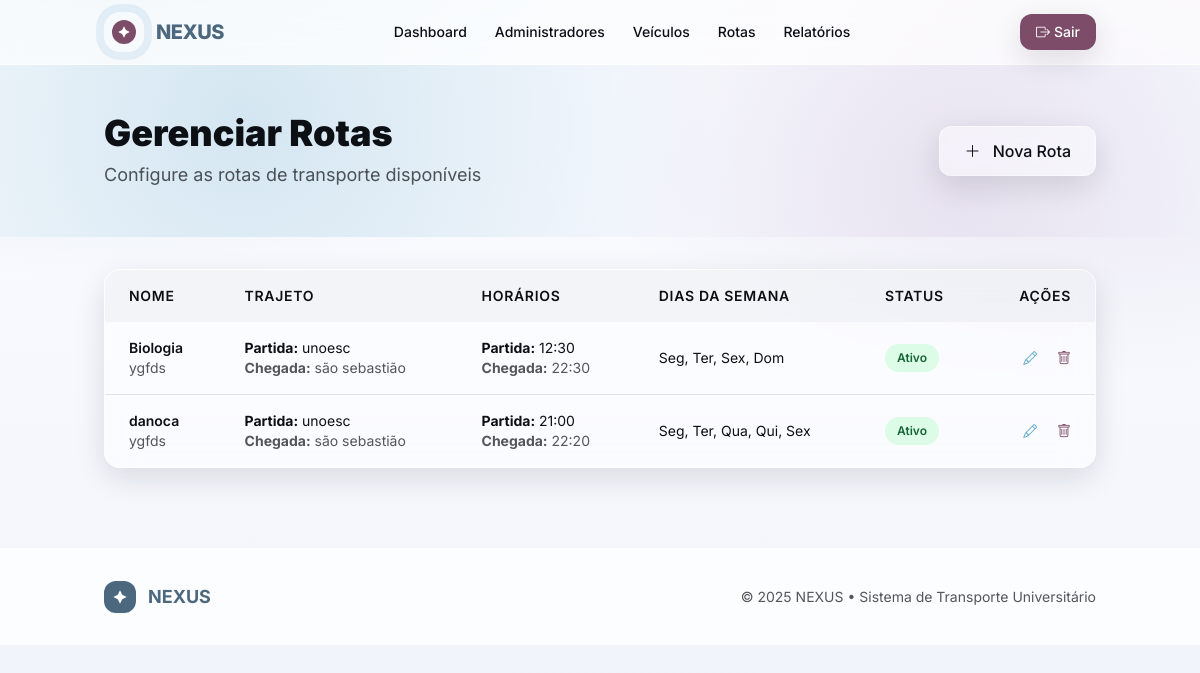
The page /manager/routes (signed in) on the database its author committed.
### tables this page shows
CREATE TABLE `routes` (
  `id` int(11) NOT NULL,
  `name` varchar(100) NOT NULL,
  `origin` varchar(100) DEFAULT NULL,
  `destination` varchar(100) NOT NULL,
  `route_date` date NOT NULL,
  `schedule_id` int(11) NOT NULL,
  `departure_time` time NOT NULL,
  `pickup_points` text NOT NULL,
  `max_capacity` int(11) NOT NULL,
  `driver_id` int(11) DEFAULT NULL,
  `current_occupancy` int(11) DEFAULT 0,
  `status` enum('scheduled','in_progress','completed','cancelled') DEFAULT 'scheduled',
  `active` tinyint(1) DEFAULT 1,
  `created_at` timestamp NOT NULL DEFAULT current_timestamp(),
  `updated_at` timestamp NOT NULL DEFAULT current_timestamp() ON UPDATE current_timestamp(),
  `arrival_time` time DEFAULT NULL,
  `description` text DEFAULT NULL,
  `days_of_week` varchar(100) DEFAULT NULL
);

### app/views/manager/routes/index.php (the view, shortened to what the rows shown need)
<?php require_once __DIR__ . '/../../layouts/header.php'; ?>
<section class="gradient-hero py-12">
    <div class="container mx-auto px-4">
        <div class="flex flex-col md:flex-row justify-between items-start md:items-center gap-6">
            <div>
                <h1 class="text-3xl md:text-4xl font-black text-nexus-ink mb-2">
                    Gerenciar Rotas
                </h1>
                <p class="text-nexus-ink/70 text-lg">Configure as rotas de transporte disponíveis</p>
            </div>
            <a href="/nexus/manager/routes/create" class="frost px-6 py-3 rounded-xl text-nexus-ink font-medium shadow-soft hover:shadow-glow transition-all border border-white/40">
                <i class="bi bi-plus-lg mr-2"></i> Nova Rota
            </a>
        </div>
    </div>
</section>
<main class="container mx-auto py-8 px-4">
    <div class="frost rounded-2xl shadow-soft overflow-hidden">
        <div class="overflow-x-auto">
            <table class="w-full">
                <thead class="bg-nexus-a/5">
                    <tr>
                        <th class="px-6 py-4 text-left text-sm font-semibold text-nexus-ink uppercase tracking-wider">
                            Nome
                        </th>
                        <th class="px-6 py-4 text-left text-sm font-semibold text-nexus-ink uppercase tracking-wider">
                            Trajeto
                        </th>
                        <th class="px-6 py-4 text-left text-sm font-semibold text-nexus-ink uppercase tracking-wider">
                            Horários
                        </th>
                        <th class="px-6 py-4 text-left text-sm font-semibold text-nexus-ink uppercase tracking-wider">
                            Dias da Semana
                        </th>
                        <th class="px-6 py-4 text-left text-sm font-semibold text-nexus-ink uppercase tracking-wider">
                            Status
                        </th>
                        <th class="px-6 py-4 text-right text-sm font-semibold text-nexus-ink uppercase tracking-wider">
                            Ações
                        </th>
                    </tr>
                </thead>
                <tbody class="divide-y divide-nexus-ink/10">
                    <?php foreach ($routes as $route): ?>
                    <tr class="hover:bg-nexus-b/5 transition-colors">
                        <td class="px-6 py-4 whitespace-nowrap">
                            <div class="text-sm font-semibold text-nexus-ink">
                                <?php echo htmlspecialchars($route['name'] ?? 'N/A'); ?>
                            </div>
                            <div class="text-sm text-nexus-ink/70">
                                <?php echo htmlspecialchars($route['description'] ?? 'Sem descrição'); ?>
                            </div>
                        </td>
                        <td class="px-6 py-4">
                            <div class="text-sm text-nexus-ink">
                                <strong>Partida:</strong>
                                <?php
                                $departure = $route['departure_location'] ?? $route['origin'] ?? 'Não informado';
                                echo htmlspecialchars($departure);
                                ?>
                            </div>
                            <div class="text-sm text-nexus-ink/70">
                                <strong>Chegada:</strong>
                                <?php
                                $arrival = $route['arrival_location'] ?? $route['destination'] ?? 'Não informado';
                                echo htmlspecialchars($arrival);
                                ?>
                            </div>
                        </td>
                        <td class="px-6 py-4 whitespace-nowrap">
                            <div class="text-sm text-nexus-ink">
                                <strong>Partida:</strong>
                                <?php
                                if (isset($route['departure_time'])) {
                                    echo date('H:i', strtotime($route['departure_time']));
                                } else {
                                    echo 'Não informado';
                                }
                                ?>
                            </div>
                            <div class="text-sm text-nexus-ink/70">
                                <strong>Chegada:</strong>
                                <?php
                                if (isset($route['arrival_time'])) {
                                    echo date('H:i', strtotime($route['arrival_time']));
                                } else {
                                    echo 'Não informado';
                                }
                                ?>
                            </div>
                        </td>
                        <td class="px-6 py-4">
                            <div class="text-sm text-nexus-ink">
                                <?php
                                $daysOfWeek = $route['days_of_week'] ?? '';
                                if (empty($daysOfWeek)) {
                                    echo 'Não definido';
                                } else {
                                    if (is_string($daysOfWeek)) {
                                        $daysArray = explode(',', $daysOfWeek);
                                    } else {
                                        $daysArray = $daysOfWeek;
                                    }
                                    $dayNames = [
                                        'mon' => 'Seg',
                                        'tue' => 'Ter',
                                        'wed' => 'Qua',
                                        'thu' => 'Qui',
                                        'fri' => 'Sex',
                                        'sat' => 'Sáb',
                                        'sun' => 'Dom'
                                    ];
                                    $displayDays = [];
                                    foreach ($daysArray as $day) {
                                        $day = trim($day);
                                        if (isset($dayNames[$day])) {
                                            $displayDays[] = $dayNames[$day];
                                        }
                                    }
                                    echo !empty($displayDays) ? implode(', ', $displayDays) : 'Não definido';
                                }
                                ?>
                            </div>
                        </td>
                        <td class="px-6 py-4 whitespace-nowrap">
                            <span class="px-3 py-1 inline-flex text-xs leading-5 font-semibold rounded-full
                                <?php
                                $status = $route['status'] ?? 'Ativo';
                                $statusClass = match($status) {
                                    'Ativo', 'active', 'scheduled' => 'bg-green-100 text-green-800',
                                    'Inativo', 'inactive', 'cancelled' => 'bg-red-100 text-red-800',
                                    'in_progress' => 'bg-yellow-100 text-yellow-800',
                                    'completed' => 'bg-blue-100 text-blue-800',
                                    default => 'bg-gray-100 text-gray-800'
                                };
                                echo $statusClass;
                                ?>">
                                <?php
                                $statusText = match($status) {
                                    'Ativo', 'active', 'scheduled' => 'Ativo',
                                    'Inativo', 'inactive', 'cancelled' => 'Inativo',
                                    'in_progress' => 'Em Andamento',
                                    'completed' => 'Concluída',
                                    default => $status
                                };
                                echo htmlspecialchars($statusText);
                                ?>
                            </span>
                        </td>
                        <td class="px-6 py-4 whitespace-nowrap text-right text-sm font-medium">
                            <a href="/nexus/manager/routes/edit/<?php echo $route['id']; ?>"
                               class="text-nexus-b hover:text-nexus-a mr-4 transition-colors" title="Editar">
                                <i class="bi bi-pencil"></i>
                            </a>
                            <button onclick="confirmDelete(<?php echo $route['id']; ?>)"
                                    class="text-nexus-f hover:text-nexus-e transition-colors" title="Excluir">
                                <i class="bi bi-trash"></i>
                            </button>
                        </td>
                    </tr>
                    <?php endforeach; ?>
                </tbody>
            </table>
        </div>
    </div>
</main>
<?php require_once __DIR__ . '/../../layouts/footer.php'; ?>

### app/core/Router.php (shortened to what the rows shown need)
<?php
class Router {
    private $routes = [];
    public function addRoute($method, $path, $controllerAction) {
        $this->routes[] = [
            'method' => $method,
            'path' => $path,
            'controllerAction' => $controllerAction
        ];
    }
    public function dispatch() {
        $requestMethod = $_SERVER['REQUEST_METHOD'];
        $requestUri = parse_url($_SERVER['REQUEST_URI'], PHP_URL_PATH);
        $scriptName = $_SERVER['SCRIPT_NAME'];
        $baseDir = rtrim(dirname($scriptName), '\\/');
        if ($baseDir && $baseDir !== '.') {
            if (strpos($requestUri, $baseDir) === 0) {
                $requestUri = substr($requestUri, strlen($baseDir));
            }
        }
        foreach ($this->routes as $route) {
            $pattern = preg_replace('/\{([a-zA-Z]+)\}/', '(?P<\1>[^/]+)', $route['path']);
            $pattern = '@^' . $pattern . '$@D';
            if ($route['method'] === $requestMethod && preg_match($pattern, $requestUri, $matches)) {
                list($controller, $action) = explode('@', $route['controllerAction']);
                $controllerInstance = new $controller();
                $params = array_filter($matches, function($key) {
                    return !is_numeric($key);
                }, ARRAY_FILTER_USE_KEY);
                call_user_func_array([$controllerInstance, $action], array_values($params));
                return;
            }
        }
    }
}
?>

### rows shown on the page
routes: name "Biologia", description "ygfds", origin "unoesc", destination "são sebastião", departure_time "12:30", arrival_time "22:30", displayDays "Seg, Ter, Sex, Dom", status "Ativo"
routes: name "danoca", description "ygfds", origin "unoesc", destination "são sebastião", departure_time "21:00", arrival_time "22:20", displayDays "Seg, Ter, Qua, Qui, Sex", status "Ativo"
